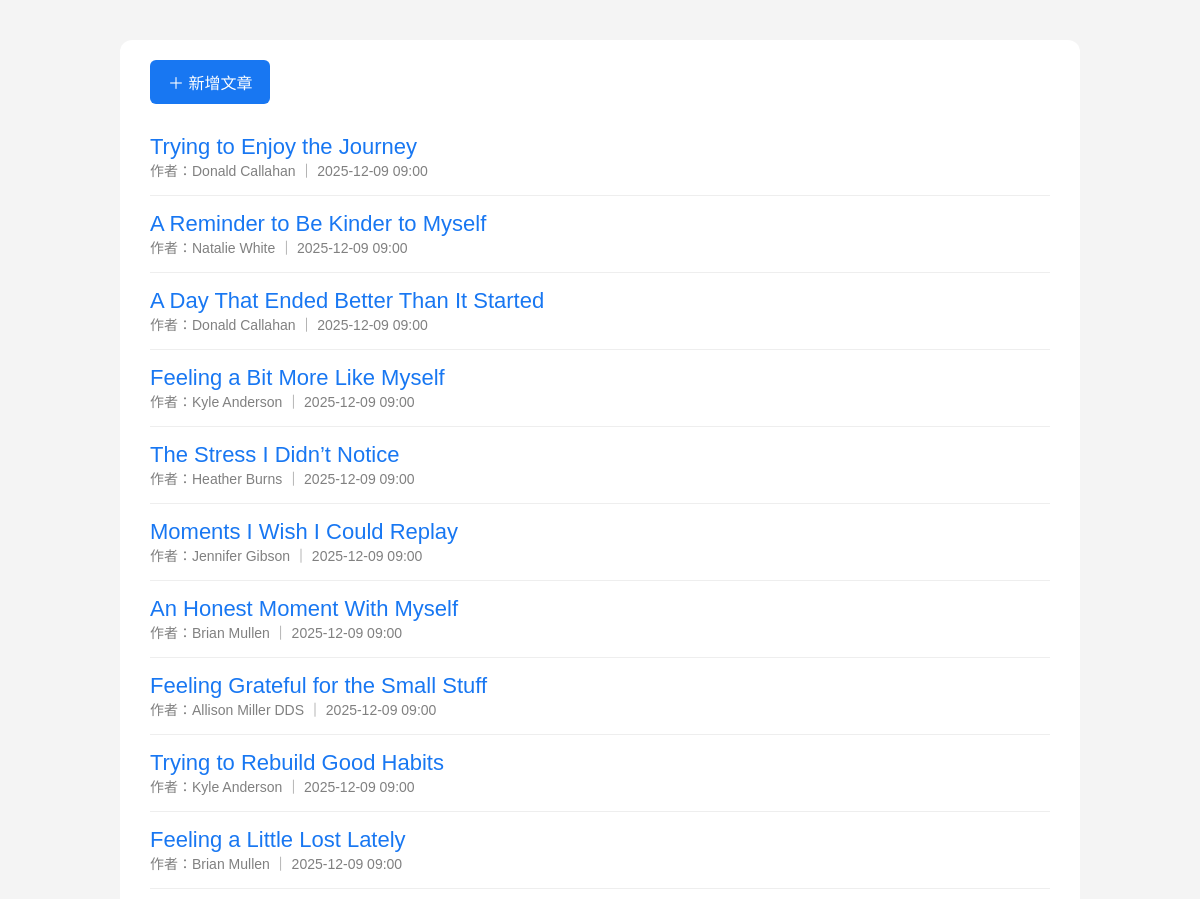
Page /posts (upper part) on the earlier database version.
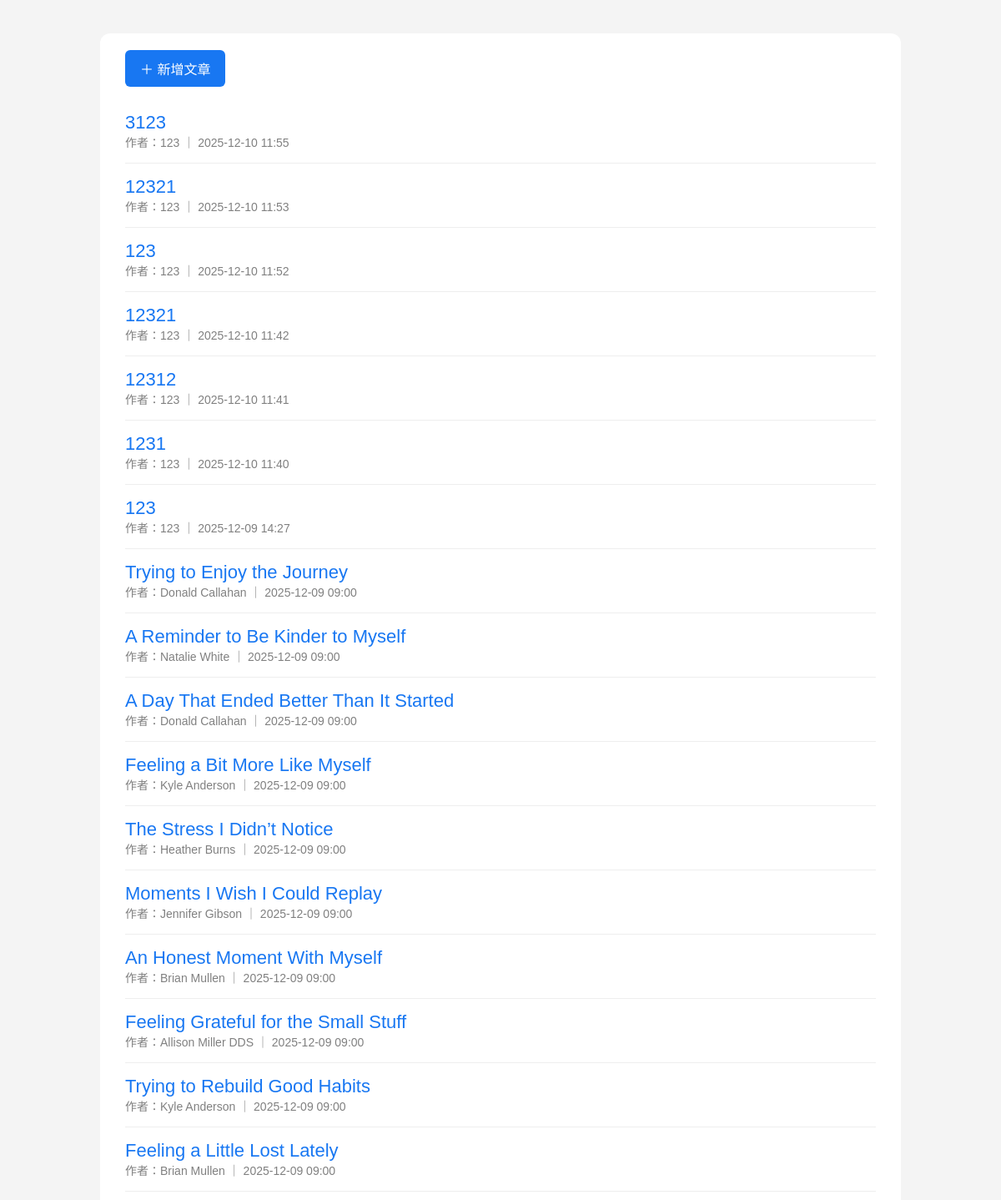
Same page on the later database version.
### models/post.py (models this page shows)
class Post(db.Model):
    id = db.Column(db.Integer, primary_key=True)
    title = db.Column(db.String(200), nullable=False)
    content = db.Column(db.Text, nullable=False)
    created_at = db.Column(db.DateTime, default=datetime.utcnow)
    user_id = db.Column(db.Integer, db.ForeignKey("user.id"), nullable=False)
    user = db.relationship("User", backref="posts")

### models/user.py (models this page shows, shortened)
class User(db.Model, UserMixin):
    id = db.Column(db.Integer, primary_key=True)
    username = db.Column(db.String(50), unique=True, nullable=False)
    password = db.Column(db.String(255), nullable=False)

### routes/posts.py (the view)
@posts_bp.route("/posts")
def list_posts():
    posts = Post.query.order_by(Post.created_at.desc()).all()
    return render_template("post_list.html", posts=posts)

### templates/post_list.html (shortened to what this page needs)
<!DOCTYPE html>
<html lang="zh-Hant">
<head>
    <link rel="stylesheet" href="/static/style.css">
</head>
<body>
    <div class="post-list">
        <a href="/posts/create" class="new-post-btn">＋ 新增文章</a>
        {% for p in posts %}
        <div class="post">
            <a href="/posts/{{ p.id }}" class="post-title">{{ p.title }}</a>
            <div class="post-meta">
                作者：{{ p.user.username }} ｜ {{ p.created_at.strftime("%Y-%m-%d %H:%M") }}
            </div>
        </div>
        {% endfor %}
    </div>
</body>
</html>

### static/style.css (style rules this page uses)
body { margin: 0; font-family: "Microsoft JhengHei", sans-serif; background: #f4f4f4; }

### templates/post_list.html (style rules this page uses)
.post-list { max-width: 900px; margin: 40px auto; background: white; padding: 20px 30px; border-radius: 12px; }
.post { padding: 15px 0; border-bottom: 1px solid #eee; }
.post-title { font-size: 22px; color: #1877f2; text-decoration: none; }
.post-meta { font-size: 14px; color: gray; }
.new-post-btn { display: inline-block; margin-bottom: 15px; background: #1877f2; color: white; padding: 10px 18px; border-radius: 6px; text-decoration: none; }

Differences in the rows shown:
added Post: title "3123", user.username "123", created_at "2025-12-10 11:55"
added Post: title "12321", user.username "123", created_at "2025-12-10 11:53"
added Post: title "123", user.username "123", created_at "2025-12-10 11:52"
added Post: title "12321", user.username "123", created_at "2025-12-10 11:42"
added Post: title "12312", user.username "123", created_at "2025-12-10 11:41"
added Post: title "1231", user.username "123", created_at "2025-12-10 11:40"
added Post: title "123", user.username "123", created_at "2025-12-09 14:27"
